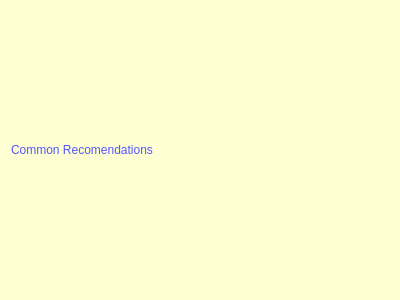
<?xml version="1.0" encoding="UTF-8"?>
<ui version="4.0">
 <class>DialogRec</class>
 <widget class="QDialog" name="DialogRec">
  <property name="geometry">
   <rect>
    <x>0</x>
    <y>0</y>
    <width>400</width>
    <height>300</height>
   </rect>
  </property>
  <property name="windowTitle">
   <string>Рекомендации</string>
  </property>
  <property name="styleSheet">
   <string notr="true">background-color: rgb(254, 255, 211);
border-color: rgb(254, 255, 211);
color:rgb(85, 85, 255);</string>
  </property>
  <layout class="QHBoxLayout" name="horizontalLayout">
   <item>
    <widget class="QLabel" name="Label_com">
     <property name="styleSheet">
      <string notr="true"/>
     </property>
     <property name="text">
      <string>Common Recomendations</string>
     </property>
    </widget>
   </item>
  </layout>
 </widget>
 <resources/>
 <connections/>
</ui>
